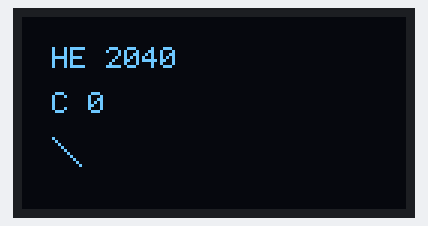
A program run on a simulated Raspberry Pi Pico running MicroPython. Shown: 128×64 one-colour display. What the program prints to the serial console is not drawn.

Above: at 0.1 s.
At 4.2 s:
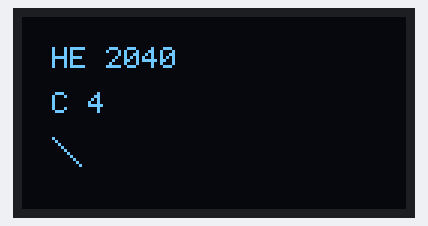
At 10.3 s:
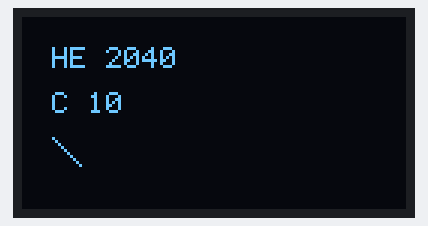
At 16.4 s:
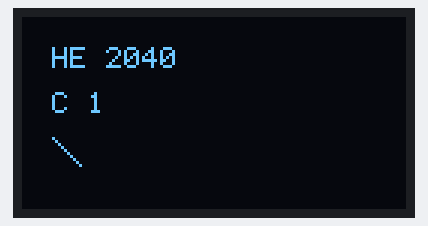
At 26.5 s:
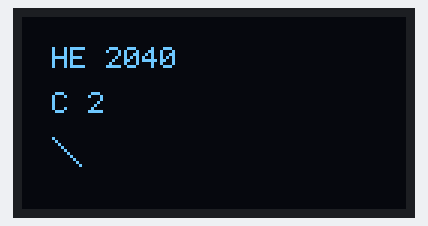
At 36.7 s:
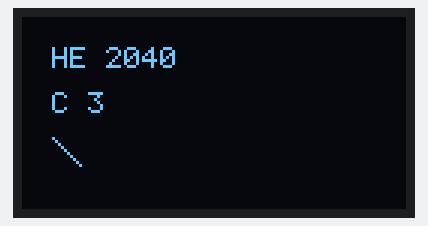

Measured:
- what the display in image 0 shows lasts 1.1 s, from 0.0 s to 1.1 s
- what the display in image 3 shows lasts 4.1 s, from 16.3 s to 20.4 s

The program:

display_with_ssd1306.py
```python
from machine import Pin, SPI
import time

class SSD1306_SPI:
    """Simple SSD1306 OLED display driver for SPI interface"""

    def __init__(self, width, height, spi, dc, res, cs):
        self.width = width
        self.height = height
        self.spi = spi
        self.dc = dc
        self.res = res
        self.cs = cs
        self.pages = self.height // 8
        self.buffer = bytearray(self.pages * self.width)
        self.init_display()

    def write_cmd(self, cmd):
        """Write command to display"""
        self.cs.value(1)
        self.dc.value(0)  # Command mode
        self.cs.value(0)
        self.spi.write(bytearray([cmd]))
        self.cs.value(1)

    def write_data(self, buf):
        """Write data to display"""
        self.cs.value(1)
        self.dc.value(1)  # Data mode
        self.cs.value(0)
        self.spi.write(buf)
        self.cs.value(1)

    def init_display(self):
        """Initialize the OLED display"""
        self.res.value(0)
        time.sleep_ms(10)
        self.res.value(1)
        time.sleep_ms(10)

        # Initialization sequence
        init_cmds = [
            0xAE,  # Display off
            0xD5, 0x80,  # Set display clock divide ratio
            0xA8, 0x3F,  # Set multiplex ratio (63)
            0xD3, 0x00,  # Set display offset
            0x40,  # Set start line address
            0x8D, 0x14,  # Charge pump setting
            0x20, 0x00,  # Memory addressing mode
            0xA1,  # Set segment re-map
            0xC8,  # Set COM output scan direction
            0xDA, 0x12,  # Set COM pins hardware configuration
            0x81, 0xCF,  # Set contrast control
            0xD9, 0xF1,  # Set pre-charge period
            0xDB, 0x40,  # Set VCOMH deselect level
            0xA4,  # Entire display on
            0xA6,  # Set normal display
            0xAF   # Display on
        ]

        for cmd in init_cmds:
            self.write_cmd(cmd)

    def show(self):
        """Update the display with buffer contents"""
        self.write_cmd(0x21)  # Set column address
        self.write_cmd(0x00)  # Start column
        self.write_cmd(0x7F)  # End column

        self.write_cmd(0x22)  # Set page address
        self.write_cmd(0x00)  # Start page
        self.write_cmd(0x07)  # End page

        self.write_data(self.buffer)

    def fill(self, color):
        """Fill entire display with color (0=black, 1=white)"""
        fill_value = 0xFF if color else 0x00
        for i in range(len(self.buffer)):
            self.buffer[i] = fill_value

    def pixel(self, x, y, color):
        """Set individual pixel"""
        if 0 <= x < self.width and 0 <= y < self.height:
            page = y // 8
            bit = y % 8
            index = page * self.width + x
            if color:
                self.buffer[index] |= 1 << bit
            else:
                self.buffer[index] &= ~(1 << bit)

    def text(self, text, x, y):
        """Simple text rendering (5x8 font)"""
        font = {
            'A': [0x7E, 0x11, 0x11, 0x11, 0x7E],
            'B': [0x7F, 0x49, 0x49, 0x49, 0x36],
            'C': [0x3E, 0x41, 0x41, 0x41, 0x22],
            'D': [0x7F, 0x41, 0x41, 0x22, 0x1C],
            'E': [0x7F, 0x49, 0x49, 0x49, 0x41],
            ' ': [0x00, 0x00, 0x00, 0x00, 0x00],
            '0': [0x3E, 0x51, 0x49, 0x45, 0x3E],
            '1': [0x00, 0x42, 0x7F, 0x40, 0x00],
            '2': [0x42, 0x61, 0x51, 0x49, 0x46],
            '3': [0x21, 0x41, 0x45, 0x4B, 0x31],
            '4': [0x18, 0x14, 0x12, 0x7F, 0x10],
            '5': [0x27, 0x45, 0x45, 0x45, 0x39],
            '.': [0x00, 0x60, 0x60, 0x00, 0x00],
            'H': [0x7F, 0x08, 0x08, 0x08, 0x7F],
            'e': [0x38, 0x54, 0x54, 0x54, 0x18],
            'l': [0x00, 0x41, 0x7F, 0x40, 0x00],
            'o': [0x38, 0x44, 0x44, 0x44, 0x38],
        }

        offset_x = 0
        for char in text.upper():
            if char in font:
                char_data = font[char]
                for col, data in enumerate(char_data):
                    for row in range(8):
                        if data & (1 << row):
                            self.pixel(x + offset_x + col, y + row, 1)
                offset_x += 6

def main():
    """Main example function"""
    print("SSD1306 OLED Display Example")
    print("=" * 30)

    # Initialize SPI and control pins
    spi = SPI(0, baudrate=8000000, polarity=0, phase=0,
              sck=Pin(18), mosi=Pin(19), miso=Pin(16))
    dc = Pin(20, Pin.OUT)
    res = Pin(21, Pin.OUT)
    cs = Pin(17, Pin.OUT)

    # Initialize display
    display = SSD1306_SPI(128, 64, spi, dc, res, cs)

    counter = 0
    while True:
        # Clear display
        display.fill(0)

        # Draw some content
        display.text("Hello RP2040", 10, 10)
        display.text(f"Count: {counter}", 10, 25)

        # Draw some pixels
        for i in range(10):
            display.pixel(10 + i, 40 + i, 1)

        # Update display
        display.show()

        counter += 1
        time.sleep(1)

if __name__ == "__main__":
    main()
```
